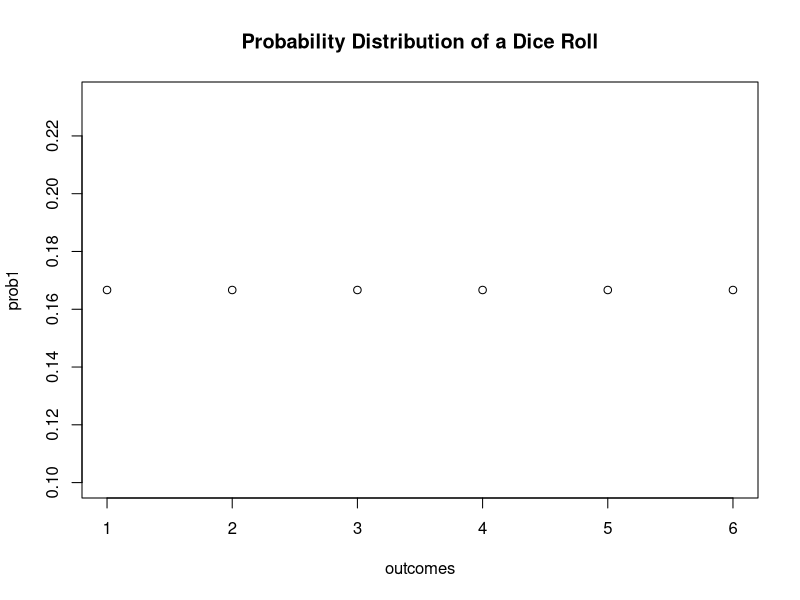
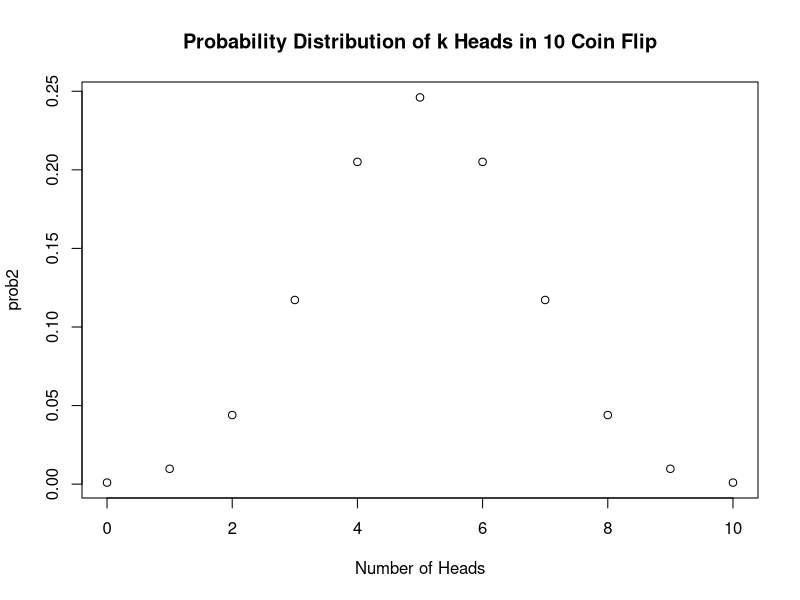
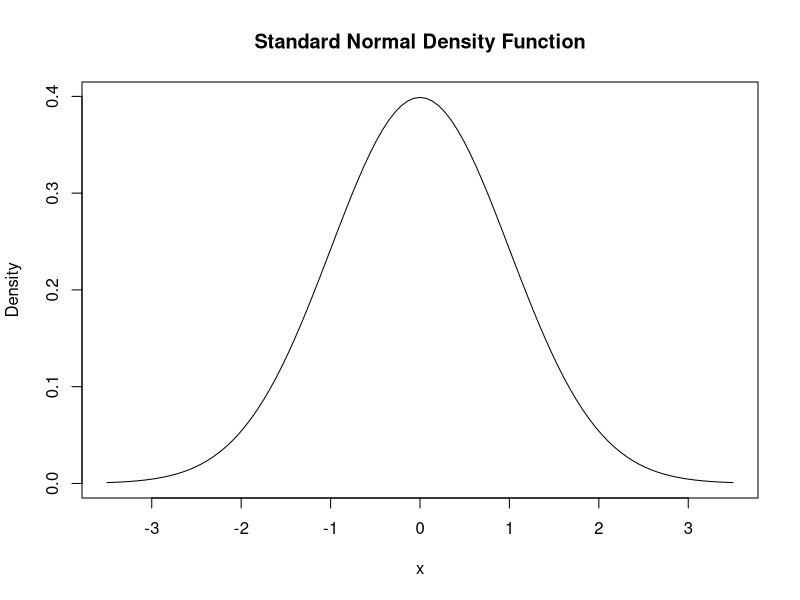
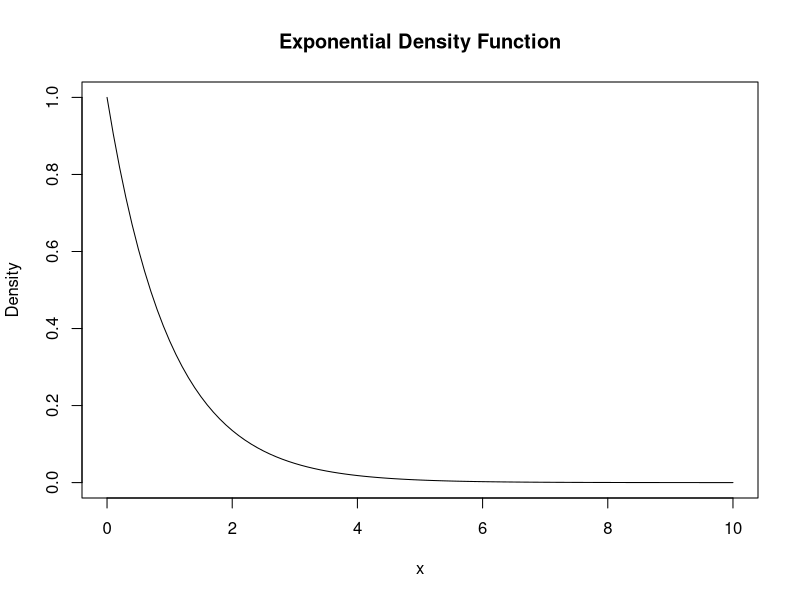

Here is the R script that generated these plots, in order:
## ---- chunk 1
2 + 3
## ---- chunk 2
rownames(state.x77)[nchar(rownames(state.x77)) == max(nchar(rownames(state.x77)))]
max(nchar(rownames(state.x77)))
## ---- chunk 3
state_name = rownames(state.x77)
state_name[grep(" ", state_name)]

length(state_name[grep(" ", state_name)])
## ---- chunk 4
sub(pattern = "A|a", replacement = "Z", state_name)
## ---- chunk 5
captita = as.numeric(state.x77[,2])

captita
## ---- chunk 6
mean(captita)
## ---- chunk 7
c = grep(" ", rownames(state.x77))

mean(captita[c])
## ---- chunk 8
state.name[state.x77[,2] == max(state.x77[,2])]

## ---- chunk 9
# the dice roll example
prob1 <- rep(1/6, 6) 

# plot the probabilites 
plot(prob1, 
     main = "Probability Distribution of a Dice Roll",
     xlab = "outcomes") 

## ---- chunk 10
# the coin flip example
k <- 0:10

prob2 <- dbinom(x = k, size = 10, prob = 0.5)

# plot the probabilites 
plot(x = k, 
     y = prob2,
     main = "Probability Distribution of k Heads in 10 Coin Flip",
     xlab = "Number of Heads") 

## ---- chunk 11
# the normal distribution example
curve(dnorm(x),
      xlim = c(-3.5, 3.5),
      ylab = 'Density',
      main = "Standard Normal Density Function")
## ---- chunk 12
# the exponential distribution example
curve(dexp(x, rate = 1),
      xlim = c(0,10),
      ylab = 'Density',
      main = "Exponential Density Function")
## ---- chunk 13
library(knitr)
x <- data.frame("x" = 0:3, "f(x)" = c("2p/3", "p/3", "2(1-p)/3", "(1-p)/3"))
kable(x, caption = "The pmf of X")
